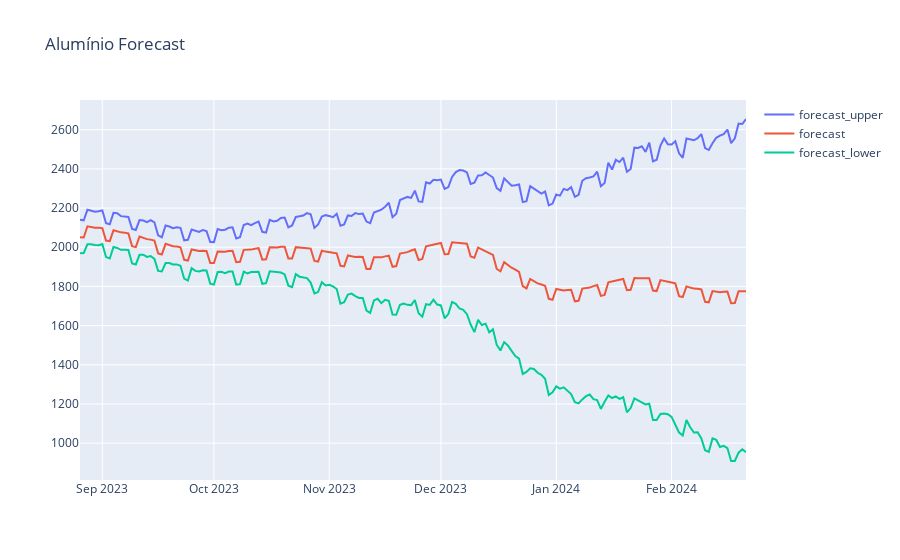

Notebook source saved alongside this figure:
### Markdown cell above
## Forecast em detalhes

### Code cell
forecast_df = forecast[['ds', 'yhat_upper', 'yhat', 'yhat_lower']][-180:]

forecast_df.set_index('ds', inplace=True)
forecast_df.rename(
    columns={'yhat_upper': 'forecast_upper', 'yhat': 'forecast', 'yhat_lower': 'forecast_lower'}, 
    inplace=True
)

plotly_df(forecast_df, title='Alumínio Forecast')

### Figure 1 — Plotly figure (JSON) as saved in the notebook; plotly's stock layout.template omitted (floating-point values rounded to 4 significant figures; data arrays with more than 128 entries replaced by an {"elided": "..."} marker saying what was removed)
{"data": [{"mode": "lines", "name": "forecast_upper", "type": "scatter", "x": {"elided": "180 str values"}, "y": {"elided": "180 float values"}}, {"mode": "lines", "name": "forecast", "type": "scatter", "x": {"elided": "180 str values"}, "y": {"elided": "180 float values"}}, {"mode": "lines", "name": "forecast_lower", "type": "scatter", "x": {"elided": "180 str values"}, "y": {"elided": "180 float values"}}], "layout": {"autosize": true, "title": {"text": "Alumínio Forecast"}, "xaxis": {"autorange": true, "range": ["2023-08-26", "2024-02-21"], "type": "date"}, "yaxis": {"autorange": true, "range": [811.9, 2752.0], "type": "linear"}}}
